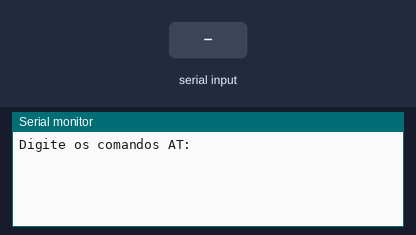
Bench run of a sketch on a simulated Arduino Uno, built with avr-gcc and run on an emulated ATmega328P. Shown: the last lines printed to the serial monitor. The test bench sets the inputs (shaded band).

Above: at 1.2 s.
1.3 s: "1" received over the second serial link
At 2.5 s:
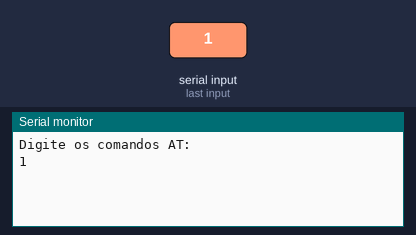
2.8 s: "0" received over the second serial link
At 3.9 s:
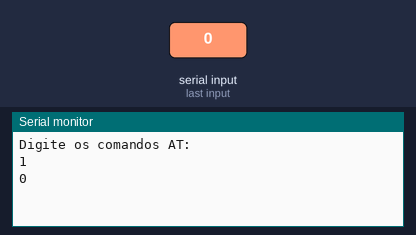

The sketch:

exemplo_config_bluetooth_hc06.ino
```cpp
#include <SoftwareSerial.h>

SoftwareSerial mySerial(6, 7); //PINOS DIGITAIS UTILIZADOS POR RX e TX
String command = ""; //VARIÁVEL DO TIPO STRING

void setup(){

  Serial.begin(115200); //INICIALIZA A SERIAL (VEJA QUE AQUI O BAUND ESTÁ EM 115200, LEMBRE-SE DE ALTERAR NO MONITOR SERIAL)
  Serial.println("Digite os comandos AT: ");  //ESCREVE O TEXTO NA SERIAL
  mySerial.begin(9600);  //INICIALIZA A "mySerial"
}
void loop(){

  if (mySerial.available()){  //SE SERIAL HABILITADA, FAZ
     while(mySerial.available()){ //ENQUANTO A SERIAL ESTIVER HABILITADA, FAZ
       command += (char)mySerial.read();  //FAZ A LEITURA DOS COMANDOS ENVIADOS VIA SERIAL
     }
   Serial.println(command);  //ESCREVE O COMANDO NA SERIAL
   command = ""; //ELIMINA REPETIÇÕES
  }
  if (Serial.available()){ //SE SERIAL HABILITADA, FAZ
    delay(10); //INTERVALO DE 10 MILISEGUNDOS
    mySerial.write(Serial.read()); //FAZ A LEITURA DOS COMANDOS ENVIADOS VIA SERIAL
  }
}
```

Measured:
- after the input at 1.3 s, the serial monitor: prints a new line at once (image 1)
- after the input at 2.8 s, the serial monitor: prints a new line at once (image 2)
